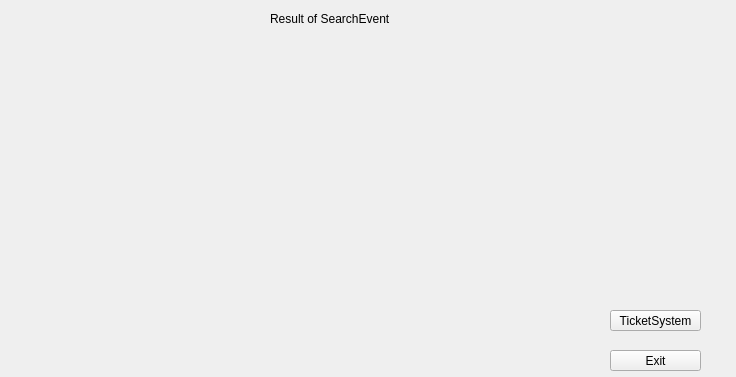
<?xml version="1.0" encoding="UTF-8"?>
<ui version="4.0">
 <class>SearchResult</class>
 <widget class="QWidget" name="SearchResult">
  <property name="geometry">
   <rect>
    <x>0</x>
    <y>0</y>
    <width>736</width>
    <height>377</height>
   </rect>
  </property>
  <property name="sizePolicy">
   <sizepolicy hsizetype="Preferred" vsizetype="MinimumExpanding">
    <horstretch>0</horstretch>
    <verstretch>0</verstretch>
   </sizepolicy>
  </property>
  <property name="windowTitle">
   <string>Form</string>
  </property>
  <widget class="QLabel" name="label">
   <property name="geometry">
    <rect>
     <x>270</x>
     <y>10</y>
     <width>151</width>
     <height>17</height>
    </rect>
   </property>
   <property name="text">
    <string>Result of SearchEvent</string>
   </property>
  </widget>
  <widget class="QPushButton" name="pushButton">
   <property name="geometry">
    <rect>
     <x>610</x>
     <y>310</y>
     <width>91</width>
     <height>21</height>
    </rect>
   </property>
   <property name="autoFillBackground">
    <bool>false</bool>
   </property>
   <property name="text">
    <string>TicketSystem</string>
   </property>
  </widget>
  <widget class="QPushButton" name="pushButton_2">
   <property name="geometry">
    <rect>
     <x>610</x>
     <y>350</y>
     <width>91</width>
     <height>21</height>
    </rect>
   </property>
   <property name="text">
    <string>Exit</string>
   </property>
  </widget>
  <widget class="QStackedWidget" name="stackedWidget">
   <property name="geometry">
    <rect>
     <x>30</x>
     <y>50</y>
     <width>691</width>
     <height>181</height>
    </rect>
   </property>
   <property name="sizePolicy">
    <sizepolicy hsizetype="Expanding" vsizetype="Preferred">
     <horstretch>0</horstretch>
     <verstretch>0</verstretch>
    </sizepolicy>
   </property>
  </widget>
 </widget>
 <resources/>
 <connections/>
</ui>
